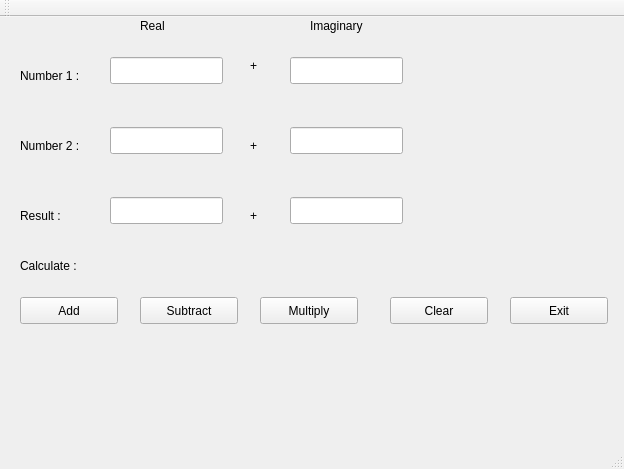
<?xml version="1.0" encoding="UTF-8"?>
<ui version="4.0">
 <class>MainWindow</class>
 <widget class="QMainWindow" name="MainWindow">
  <property name="geometry">
   <rect>
    <x>0</x>
    <y>0</y>
    <width>624</width>
    <height>469</height>
   </rect>
  </property>
  <property name="windowTitle">
   <string>MainWindow</string>
  </property>
  <widget class="QWidget" name="centralWidget">
   <widget class="QLabel" name="label">
    <property name="geometry">
     <rect>
      <x>20</x>
      <y>50</y>
      <width>71</width>
      <height>17</height>
     </rect>
    </property>
    <property name="text">
     <string>Number 1 :</string>
    </property>
   </widget>
   <widget class="QLineEdit" name="r1">
    <property name="geometry">
     <rect>
      <x>110</x>
      <y>40</y>
      <width>113</width>
      <height>27</height>
     </rect>
    </property>
   </widget>
   <widget class="QLineEdit" name="i1">
    <property name="geometry">
     <rect>
      <x>290</x>
      <y>40</y>
      <width>113</width>
      <height>27</height>
     </rect>
    </property>
   </widget>
   <widget class="QLineEdit" name="r2">
    <property name="geometry">
     <rect>
      <x>110</x>
      <y>110</y>
      <width>113</width>
      <height>27</height>
     </rect>
    </property>
   </widget>
   <widget class="QLineEdit" name="i2">
    <property name="geometry">
     <rect>
      <x>290</x>
      <y>110</y>
      <width>113</width>
      <height>27</height>
     </rect>
    </property>
   </widget>
   <widget class="QLabel" name="label_2">
    <property name="geometry">
     <rect>
      <x>20</x>
      <y>120</y>
      <width>71</width>
      <height>17</height>
     </rect>
    </property>
    <property name="text">
     <string>Number 2 :</string>
    </property>
   </widget>
   <widget class="QLabel" name="label_3">
    <property name="geometry">
     <rect>
      <x>20</x>
      <y>190</y>
      <width>71</width>
      <height>17</height>
     </rect>
    </property>
    <property name="text">
     <string>Result :</string>
    </property>
   </widget>
   <widget class="QLineEdit" name="r3">
    <property name="geometry">
     <rect>
      <x>110</x>
      <y>180</y>
      <width>113</width>
      <height>27</height>
     </rect>
    </property>
   </widget>
   <widget class="QLineEdit" name="i3">
    <property name="geometry">
     <rect>
      <x>290</x>
      <y>180</y>
      <width>113</width>
      <height>27</height>
     </rect>
    </property>
   </widget>
   <widget class="QLabel" name="label_4">
    <property name="geometry">
     <rect>
      <x>140</x>
      <y>0</y>
      <width>41</width>
      <height>17</height>
     </rect>
    </property>
    <property name="text">
     <string>Real</string>
    </property>
   </widget>
   <widget class="QLabel" name="label_5">
    <property name="geometry">
     <rect>
      <x>310</x>
      <y>0</y>
      <width>66</width>
      <height>17</height>
     </rect>
    </property>
    <property name="text">
     <string>Imaginary</string>
    </property>
   </widget>
   <widget class="QLabel" name="label_6">
    <property name="geometry">
     <rect>
      <x>250</x>
      <y>40</y>
      <width>21</width>
      <height>17</height>
     </rect>
    </property>
    <property name="text">
     <string>+</string>
    </property>
   </widget>
   <widget class="QLabel" name="label_7">
    <property name="geometry">
     <rect>
      <x>250</x>
      <y>120</y>
      <width>21</width>
      <height>17</height>
     </rect>
    </property>
    <property name="text">
     <string>+</string>
    </property>
   </widget>
   <widget class="QLabel" name="label_8">
    <property name="geometry">
     <rect>
      <x>250</x>
      <y>190</y>
      <width>21</width>
      <height>17</height>
     </rect>
    </property>
    <property name="text">
     <string>+</string>
    </property>
   </widget>
   <widget class="QPushButton" name="exit">
    <property name="geometry">
     <rect>
      <x>510</x>
      <y>280</y>
      <width>98</width>
      <height>27</height>
     </rect>
    </property>
    <property name="text">
     <string>Exit</string>
    </property>
   </widget>
   <widget class="QPushButton" name="addno">
    <property name="geometry">
     <rect>
      <x>20</x>
      <y>280</y>
      <width>98</width>
      <height>27</height>
     </rect>
    </property>
    <property name="text">
     <string>Add</string>
    </property>
   </widget>
   <widget class="QPushButton" name="sub">
    <property name="geometry">
     <rect>
      <x>140</x>
      <y>280</y>
      <width>98</width>
      <height>27</height>
     </rect>
    </property>
    <property name="text">
     <string>Subtract</string>
    </property>
   </widget>
   <widget class="QLabel" name="label_9">
    <property name="geometry">
     <rect>
      <x>20</x>
      <y>240</y>
      <width>91</width>
      <height>17</height>
     </rect>
    </property>
    <property name="text">
     <string>Calculate :</string>
    </property>
   </widget>
   <widget class="QPushButton" name="multiply">
    <property name="geometry">
     <rect>
      <x>260</x>
      <y>280</y>
      <width>98</width>
      <height>27</height>
     </rect>
    </property>
    <property name="text">
     <string>Multiply</string>
    </property>
   </widget>
   <widget class="QPushButton" name="clear">
    <property name="geometry">
     <rect>
      <x>390</x>
      <y>280</y>
      <width>98</width>
      <height>27</height>
     </rect>
    </property>
    <property name="text">
     <string>Clear</string>
    </property>
   </widget>
  </widget>
  <widget class="QMenuBar" name="menuBar">
   <property name="geometry">
    <rect>
     <x>0</x>
     <y>0</y>
     <width>624</width>
     <height>25</height>
    </rect>
   </property>
  </widget>
  <widget class="QToolBar" name="mainToolBar">
   <attribute name="toolBarArea">
    <enum>TopToolBarArea</enum>
   </attribute>
   <attribute name="toolBarBreak">
    <bool>false</bool>
   </attribute>
  </widget>
  <widget class="QStatusBar" name="statusBar"/>
 </widget>
 <layoutdefault spacing="6" margin="11"/>
 <resources/>
 <connections/>
</ui>
